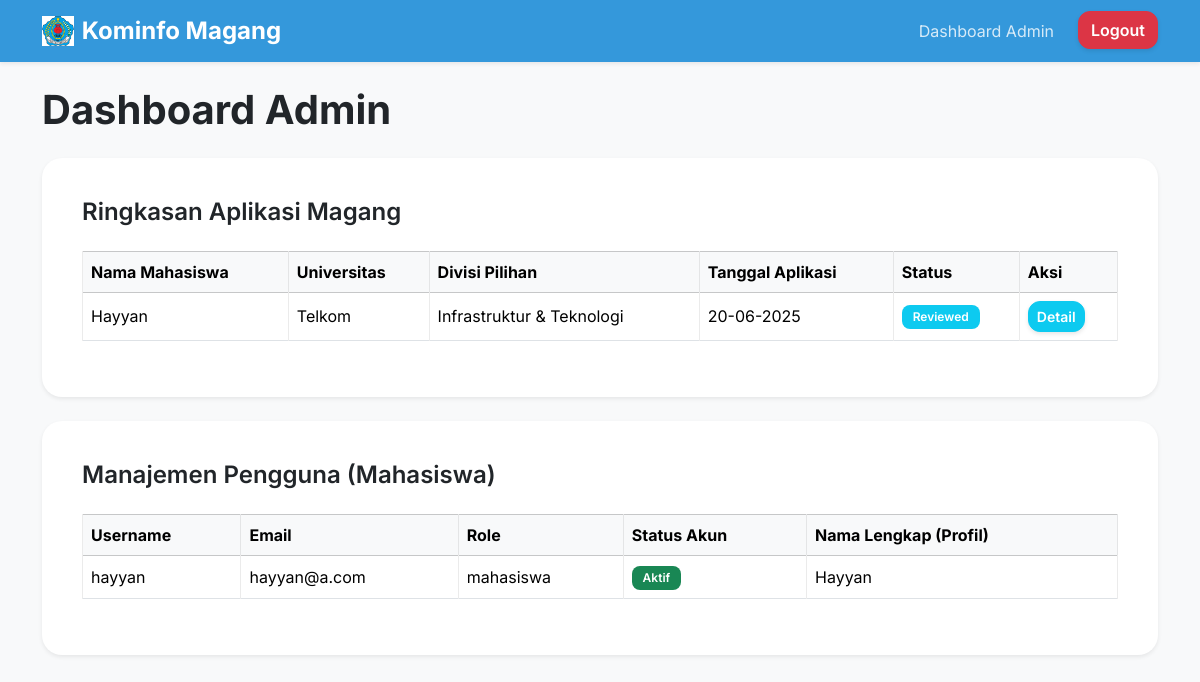
The app's page /dashboard/admin (signed in), older data.
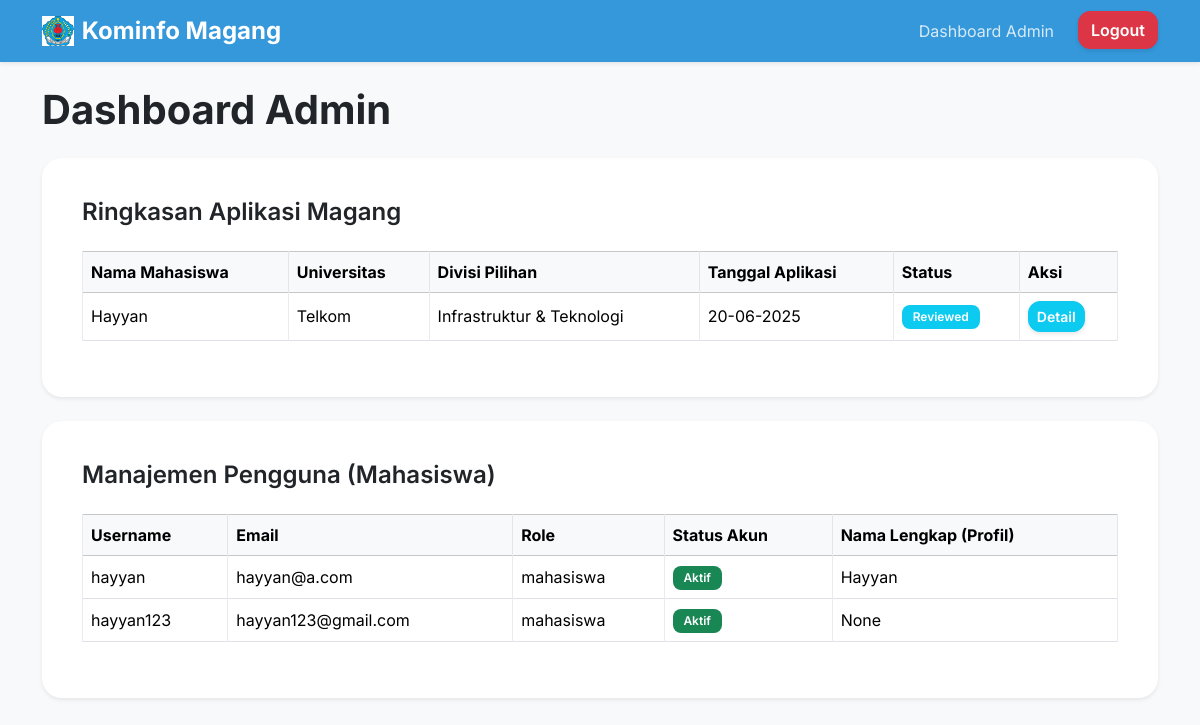
The same page, newer data.
### database.py (models this page shows, shortened)
class MahasiswaProfile(db.Model):
    id = db.Column(db.Integer, primary_key=True)
    user_id = db.Column(db.Integer, db.ForeignKey('user.id'), unique=True, nullable=False)
    full_name = db.Column(db.String(100), nullable=True)
    nim = db.Column(db.String(50), unique=True, nullable=True)
    university = db.Column(db.String(100), nullable=True)
    major = db.Column(db.String(100), nullable=True)
    gpa = db.Column(db.Float, nullable=True)
    phone_number = db.Column(db.String(20), nullable=True)
    address = db.Column(db.String(200), nullable=True)
    cv_path = db.Column(db.String(200), nullable=True)
    surat_pengantar_path = db.Column(db.String(200), nullable=True)
    transkrip_nilai_path = db.Column(db.String(200), nullable=True)

class Application(db.Model):
    id = db.Column(db.Integer, primary_key=True)
    user_id = db.Column(db.Integer, db.ForeignKey('user.id'), nullable=False)
    applied_date = db.Column(db.DateTime, default=datetime.datetime.utcnow)
    status = db.Column(db.String(50), default='Pending') # e.g., 'Pending', 'Reviewed', 'Accepted', 'Rejected', 'Interview'
    preferred_division = db.Column(db.String(100), nullable=True)
    start_date = db.Column(db.Date, nullable=True)
    end_date = db.Column(db.Date, nullable=True)
    admin_notes = db.Column(db.Text, nullable=True)

class User(db.Model):
    id = db.Column(db.Integer, primary_key=True)
    username = db.Column(db.String(80), unique=True, nullable=False)
    email = db.Column(db.String(120), unique=True, nullable=False)
    password_hash = db.Column(db.String(128), nullable=False)
    role = db.Column(db.String(20), default='mahasiswa') # 'mahasiswa' or 'admin'
    is_active = db.Column(db.Boolean, default=True) # For future features like account activation
    mahasiswa_profile = db.relationship('MahasiswaProfile', backref='user', uselist=False)
    applications = db.relationship('Application', backref='user', lazy=True)

### app.py (the view)
@app.route('/dashboard/admin')
@login_required(role='admin')
def admin_dashboard(user):
    all_applications = Application.query.order_by(Application.applied_date.desc()).all()
    all_users = User.query.all()
    applications_data = []
    for app in all_applications:
        user_data = User.query.get(app.user_id)
        profile_data = MahasiswaProfile.query.filter_by(user_id=app.user_id).first()
        applications_data.append({
            'application': app,
            'user': user_data,
            'profile': profile_data
        })
    return render_template('dashboard_admin.html',
                           user=user,
                           applications_data=applications_data,
                           all_users=all_users)

### templates/dashboard_admin.html (shortened to what this page needs)
{% extends "base.html" %}
{% block content %}
<h1 class="mb-4 fw-bold text-dark">Dashboard Admin</h1>
<div class="card shadow-sm p-4 mb-4">
    <div class="card-body">
        <h2 class="card-title fs-4 fw-semibold text-dark mb-4">Ringkasan Aplikasi Magang</h2>
        {% if applications_data %}
            <div class="table-responsive">
                <table class="table table-bordered table-hover align-middle">
                    <thead class="table-light">
                        <tr>
                            <th scope="col">Nama Mahasiswa</th>
                            <th scope="col">Universitas</th>
                            <th scope="col">Divisi Pilihan</th>
                            <th scope="col">Tanggal Aplikasi</th>
                            <th scope="col">Status</th>
                            <th scope="col">Aksi</th>
                        </tr>
                    </thead>
                    <tbody>
                        {% for data in applications_data %}
                        <tr>
                            <td>{{ data.profile.full_name or data.user.username }}</td>
                            <td>{{ data.profile.university or '-' }}</td>
                            <td>{{ data.application.preferred_division or '-' }}</td>
                            <td>{{ data.application.applied_date.strftime('%d-%m-%Y') }}</td>
                            <td>
                                <span class="badge
                                    {% if data.application.status == 'Accepted' %}bg-success
                                    {% elif data.application.status == 'Rejected' %}bg-danger
                                    {% elif data.application.status == 'Pending' %}bg-warning text-dark
                                    {% elif data.application.status == 'Reviewed' %}bg-info
                                    {% elif data.application.status == 'Interview' %}bg-primary
                                    {% else %}bg-secondary{% endif %}">
                                    {{ data.application.status }}
                                </span>
                            </td>
                            <td>
                                <a href="{{ url_for('application_detail', app_id=data.application.id) }}" class="btn btn-sm btn-info text-white">Detail</a>
                            </td>
                        </tr>
                        {% endfor %}
                    </tbody>
                </table>
            </div>
        {% else %}
            <p class="text-muted">Belum ada aplikasi magang yang masuk.</p>
        {% endif %}
    </div>
</div>
<div class="card shadow-sm p-4">
    <div class="card-body">
        <h2 class="card-title fs-4 fw-semibold text-dark mb-4">Manajemen Pengguna (Mahasiswa)</h2>
        {% if all_users %}
            <div class="table-responsive">
                <table class="table table-bordered table-hover align-middle">
                    <thead class="table-light">
                        <tr>
                            <th scope="col">Username</th>
                            <th scope="col">Email</th>
                            <th scope="col">Role</th>
                            <th scope="col">Status Akun</th>
                            <th scope="col">Nama Lengkap (Profil)</th>
                        </tr>
                    </thead>
                    <tbody>
                        {% for user_item in all_users %}
                        {% if user_item.role == 'mahasiswa' %}
                        <tr>
                            <td>{{ user_item.username }}</td>
                            <td>{{ user_item.email }}</td>
                            <td>{{ user_item.role }}</td>
                            <td>
                                <span class="badge
                                    {% if user_item.is_active %}bg-success{% else %}bg-danger{% endif %}">
                                    {{ 'Aktif' if user_item.is_active else 'Tidak Aktif' }}
                                </span>
                            </td>
                            <td>{{ user_item.mahasiswa_profile.full_name if user_item.mahasiswa_profile else '-' }}</td>
                        </tr>
                        {% endif %}
                        {% endfor %}
                    </tbody>
                </table>
            </div>
        {% else %}
            <p class="text-muted">Belum ada pengguna terdaftar.</p>
        {% endif %}
    </div>
</div>
{% endblock %}

### templates/base.html (shortened to what this page needs)
<!DOCTYPE html>
<html lang="id">
<head>
    <link href="https://cdn.jsdelivr.net/npm/bootstrap@5.3.3/dist/css/bootstrap.min.css" rel="stylesheet">
    <link rel="stylesheet" href="https://cdn.jsdelivr.net/npm/bootstrap-icons@1.11.3/font/bootstrap-icons.min.css">
    <link rel="stylesheet" href="{{ url_for('static', filename='css/custom.css') }}">
</head>
<body class="bg-light">
    <nav class="navbar navbar-expand-lg navbar-dark bg-primary shadow-sm">
        <div class="container">
            <a class="navbar-brand d-flex align-items-center" href="{{ url_for('index') }}">
                <img src="{{ url_for('static', filename='uploads/logobrebes.png') }}" alt="Logo Brebes" height="30" class="me-2">
                <span class="fs-4 fw-bold">Kominfo Magang</span>
            </a>
            <div class="collapse navbar-collapse" id="navbarNav">
                <ul class="navbar-nav ms-auto">
                    {% if 'user_id' in session %}
                        <li class="nav-item">
                            {% if session['role'] == 'admin' %}
                                <a class="nav-link" href="{{ url_for('admin_dashboard') }}">Dashboard Admin</a>
                            {% else %}
                                <a class="nav-link" href="{{ url_for('user_dashboard') }}">Dashboard Saya</a>
                            {% endif %}
                        </li>
                        <li class="nav-item">
                            <a class="btn btn-danger ms-lg-3" href="{{ url_for('logout') }}">Logout</a>
                        </li>
                    {% endif %}
                </ul>
            </div>
        </div>
    </nav>
    <div class="container mt-4">
        {% block content %}{% endblock %}
    </div>
</body>
</html>

### static/css/custom.css (style rules this page uses)
:root { --bs-primary: #3498db; --bs-primary-rgb: 52, 152, 219; --bs-secondary: #bdc3c7; --bs-success: #2ecc71; --bs-danger: #e74c3c; --bs-warning: #f39c12; --bs-info: #3498db; --bs-dark: #34495e; --bs-light: #ecf0f1; --bs-light-hover: #e0e4e7; }
body { font-family: 'Inter', sans-serif; background-color: var(--bs-light); color: var(--bs-dark); }
.navbar { background-color: var(--bs-primary) !important; box-shadow: 0 4px 12px rgba(0, 0, 0, 0.15); }
.navbar-brand { font-weight: 700 !important; font-size: 1.8rem !important; transition: transform 0.2s ease; }
.nav-link { color: rgba(255, 255, 255, 0.8) !important; position: relative; transition: color 0.3s ease, transform 0.2s ease; }
.nav-link::after { content: ''; position: absolute; width: 0; height: 2px; bottom: -5px; left: 50%; transform: translateX(-50%); background-color: white; transition: width 0.3s ease; }
.btn-danger, .btn-success { border-radius: 0.75rem; font-weight: 600; transition: transform 0.2s ease, box-shadow 0.2s ease, background-color 0.2s ease; box-shadow: 0 4px 8px rgba(0, 0, 0, 0.1); }
.card { border: none; border-radius: 1.25rem; box-shadow: 0 10px 25px rgba(0, 0, 0, 0.1); transition: transform 0.3s ease, box-shadow 0.3s ease; }
.card-title { color: var(--bs-dark); }
.btn { border-radius: 0.75rem; font-weight: 600; transition: transform 0.2s ease, box-shadow 0.2s ease, background-color 0.2s ease, border-color 0.2s ease; box-shadow: 0 2px 4px rgba(0, 0, 0, 0.1); cursor: pointer; }
.badge { font-weight: 600; padding: 0.5em 0.9em; border-radius: 0.5rem; }
.table-bordered th, .table-bordered td { border-color: rgba(0, 0, 0, 0.08); }
.table-hover tbody tr { transition: background-color 0.2s ease; }

Row changes from the older to the newer data that the page shows:
added User: username "hayyan123", email "hayyan123@gmail.com", role "mahasiswa", is_active "Aktif", mahasiswa_profile "None"
